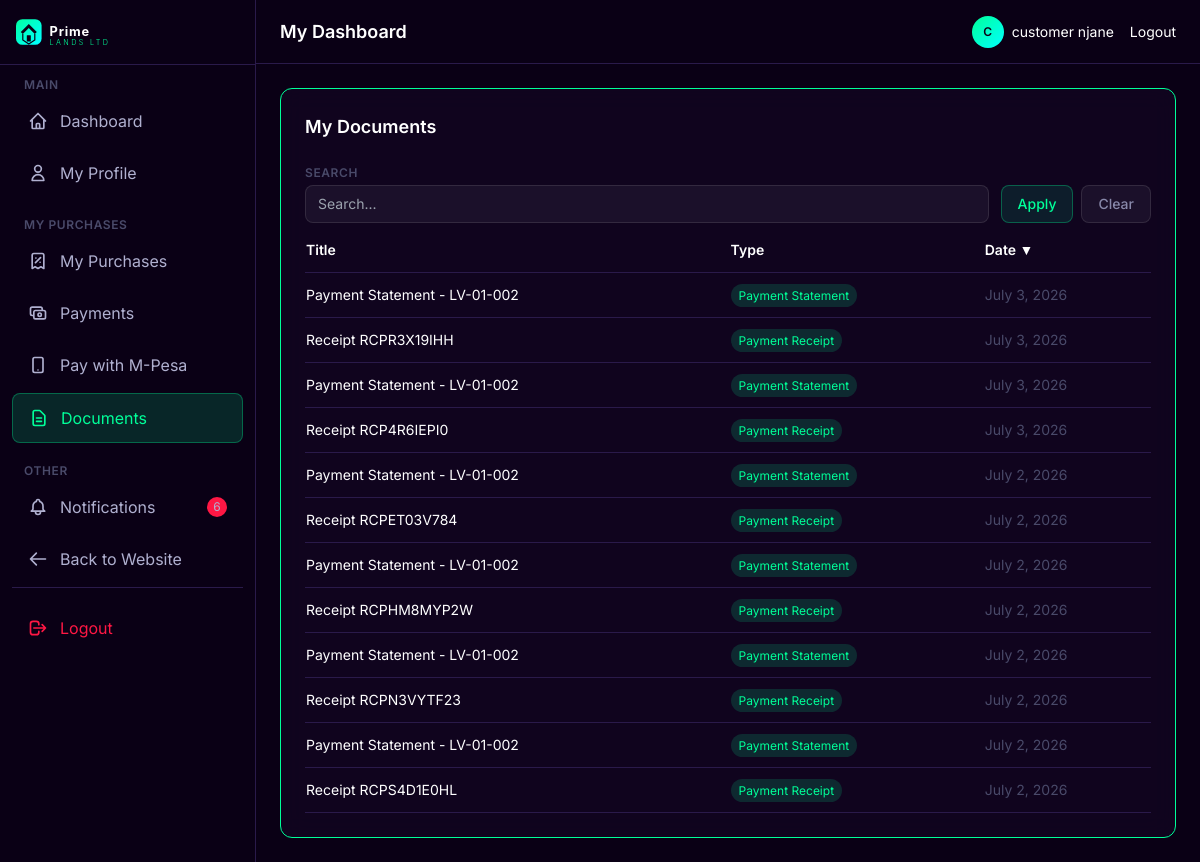
The page /documents/ (signed in) on the database as committed earlier.
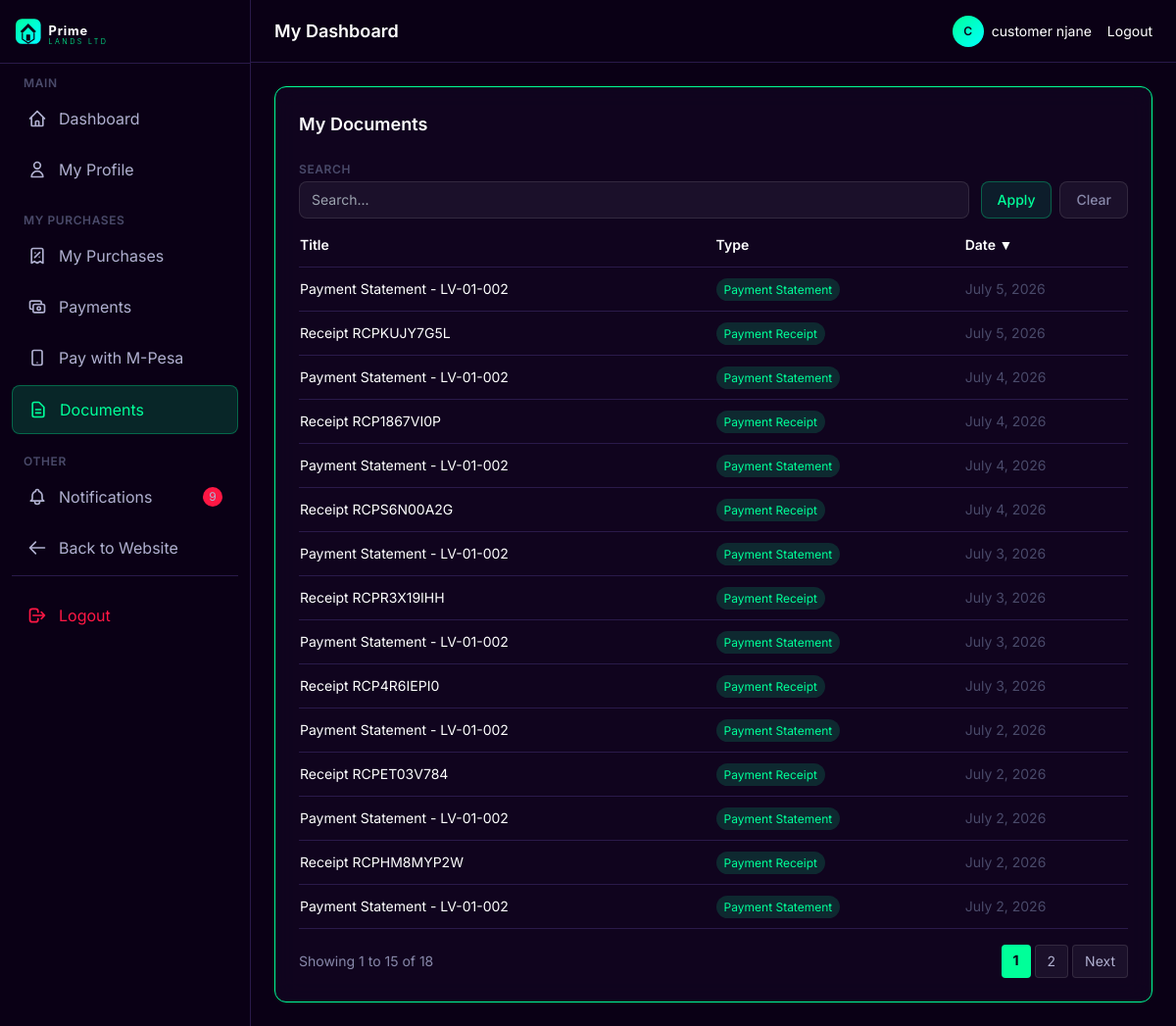
The same page on the database as committed later.
### apps/documents/models.py (models this page shows, shortened)
class Document(models.Model):
    DOCUMENT_TYPES = [
        ('sale_agreement', 'Sale Agreement'),
        ('booking_form', 'Booking Form'),
        ('payment_receipt', 'Payment Receipt'),
        ('payment_statement', 'Payment Statement'),
        ('survey_map', 'Survey Map'),
        ('beacon_certificate', 'Beacon Certificate'),
        ('transfer_form', 'Transfer Form'),
        ('title_deed', 'Title Deed'),
        ('id_document', 'Identification Document'),
        ('passport_photo', 'Passport Photo'),
        ('proof_of_payment', 'Proof of Payment'),
        ('completion_certificate', 'Completion Certificate'),
        ('project_brochure', 'Project Brochure'),
        ('company_document', 'Company Document'),
        ('other', 'Other'),
    ]
    VISIBILITY_CHOICES = [
        ('customer', 'Customer Only'),
        ('staff', 'Staff Only'),
        ('both', 'Customer & Staff'),
    ]
    STATUS_CHOICES = [
        ('active', 'Active'),
        ('archived', 'Archived'),
        ('replaced', 'Replaced'),
    ]
    customer = models.ForeignKey(Customer, on_delete=models.CASCADE, related_name='documents')
    sale = models.ForeignKey(Sale, on_delete=models.SET_NULL, null=True, blank=True, related_name='documents')
    document_type = models.CharField(max_length=30, choices=DOCUMENT_TYPES)
    title = models.CharField(max_length=200)
    file = models.FileField(upload_to='documents/')
    description = models.TextField(blank=True)
    visibility = models.CharField(max_length=10, choices=VISIBILITY_CHOICES, default='both')
    status = models.CharField(max_length=10, choices=STATUS_CHOICES, default='active')
    version = models.IntegerField(default=1)
    is_auto_generated = models.BooleanField(default=False)
    uploaded_by = models.ForeignKey('accounts.User', on_delete=models.SET_NULL, null=True)
    created_at = models.DateTimeField(auto_now_add=True)
    updated_at = models.DateTimeField(auto_now=True)
    class Meta:
        ordering = ['-created_at']

### apps/documents/views.py (the view)
# urls.py: path('', views.document_list, name='document_list'),
@login_required
def document_list(request):
    from apps.core.utils import get_sortable_context
    if request.user.is_staff_or_above() or request.user.is_superuser:
        documents = Document.objects.select_related('customer__user', 'uploaded_by').all()
        template = 'documents/document_list.html'
    else:
        documents = Document.objects.filter(customer__user=request.user).select_related('uploaded_by')
        template = 'documents/customer_document_list.html'
    ctx = get_sortable_context(request, documents, default_sort='-created_at',
                               allowed_fields=['title', 'document_type', 'status', 'created_at'],
                               search_fields=['title', 'document_type', 'customer__name'],
                               per_page=15)
    ctx['is_staff'] = request.user.is_staff_or_above() or request.user.is_superuser
    return render(request, template, ctx)

### apps/accounts/models.py (called while the page is built)
    def is_staff_or_above(self):
        return self.role in [self.Role.SUPER_ADMIN, self.Role.ADMINISTRATOR,
                             self.Role.FINANCE_OFFICER, self.Role.SALES_AGENT,
                             self.Role.CUSTOMER_CARE]

### apps/core/utils.py (called while the page is built, shortened)
def sort_queryset(queryset, request, default_sort='-created_at', allowed_fields=None):
    sort_field = request.GET.get('sort', '')
    order = request.GET.get('order', '')
    if not sort_field:
        sort_field = default_sort
        sort_field_clean = sort_field.lstrip('-')
    return queryset.order_by(sort_field), sort_field_clean, order

def paginate(queryset, request, per_page=15):
    page = request.GET.get('page', 1)
    paginator = Paginator(queryset, per_page)
    page_obj = paginator.get_page(page)
    return page_obj, paginator

def build_search_filter(queryset, request, fields):
    search = request.GET.get('search', '').strip()
    if search:
        q_objects = Q()
        for field in fields:
            q_objects |= Q(**{f'{field}__icontains': search})
        queryset = queryset.filter(q_objects)
    return queryset, search

### templates/documents/customer_document_list.html (shortened to what this page needs)
{% extends 'base_customer.html' %}
{% load static %}
{% load currency_filters %}
{% block content %}
<div class="glassmorphism rounded-xl p-6 glow-border">
    <h3 class="text-lg font-semibold text-white mb-6">My Documents</h3>
    {% include 'components/filter_bar.html' %}
    <div class="overflow-x-auto">
        <table class="w-full text-sm">
            <thead>
                <tr class="border-b text-left" style="border-color: #2a1a4a;">
                    <th class="pb-3 font-semibold text-white"><a href="?sort=title&order={% if sort_field == 'title' and sort_order == 'asc' %}desc{% else %}asc{% endif %}" class="text-white hover:text-primary transition">Title </a></th>
                    <th class="pb-3 font-semibold text-white"><a href="?sort=document_type&order={% if sort_field == 'document_type' and sort_order == 'asc' %}desc{% else %}asc{% endif %}" class="text-white hover:text-primary transition">Type </a></th>
                    <th class="pb-3 font-semibold text-white"><a href="?sort=created_at&order={% if sort_field == 'created_at' and sort_order == 'asc' %}desc{% else %}asc{% endif %}{% if search %}&search={{ search }}{% endif %}" class="text-white hover:text-primary transition">Date {% if sort_field == 'created_at' %}<span>{% if sort_order == 'asc' %}▲{% else %}▼{% endif %}</span>{% endif %}</a></th>
                </tr>
            </thead>
            <tbody>
                {% for doc in page_obj %}
                <tr class="border-b" style="border-color: #2a1a4a;">
                    <td class="py-3"><a href="{{ doc.file.url }}" target="_blank" class="text-white hover:text-primary transition">{{ doc.title }}</a></td>
                    <td class="py-3"><span class="text-xs px-2 py-1 rounded-full" style="background: rgba(0, 255, 153, 0.15); color: #00ff99;">{{ doc.get_document_type_display }}</span></td>
                    <td class="py-3" style="color: #4a4a6a;">{{ doc.created_at|date }}</td>
                </tr>
                {% empty %}
                <tr><td colspan="3" class="py-6 text-center" style="color: #4a4a6a;">No documents available.</td></tr>
                {% endfor %}
            </tbody>
        </table>
    </div>
    {% include 'components/pagination.html' %}
</div>
{% endblock %}

Rows that differ between the two databases and show on the page:
no longer on this page (row unchanged): Document: title "Receipt RCPN3VYTF23", document_type "Payment Receipt", created_at "July 2, 2026"
no longer on this page (row unchanged): Document: title "Payment Statement - LV-01-002", document_type "Payment Statement", created_at "July 2, 2026"
no longer on this page (row unchanged): Document: title "Receipt RCPS4D1E0HL", document_type "Payment Receipt", created_at "July 2, 2026"
added Document: title "Payment Statement - LV-01-002", document_type "Payment Statement", created_at "July 5, 2026"
added Document: title "Receipt RCPKUJY7G5L", document_type "Payment Receipt", created_at "July 5, 2026"
added Document: title "Payment Statement - LV-01-002", document_type "Payment Statement", created_at "July 4, 2026"
added Document: title "Receipt RCP1867VI0P", document_type "Payment Receipt", created_at "July 4, 2026"
added Document: title "Payment Statement - LV-01-002", document_type "Payment Statement", created_at "July 4, 2026"
added Document: title "Receipt RCPS6N00A2G", document_type "Payment Receipt", created_at "July 4, 2026"
Other text that changed with them:
{{ unread_count }}: "6" → "9"
{{ page_obj.start_index }}: (not shown) → "1"
{{ page_obj.end_index }}: (not shown) → "15"
{{ paginator.count }}: (not shown) → "18"
text now shown: "Showing to of Next"
new list line: "1"
new list line: "2"
